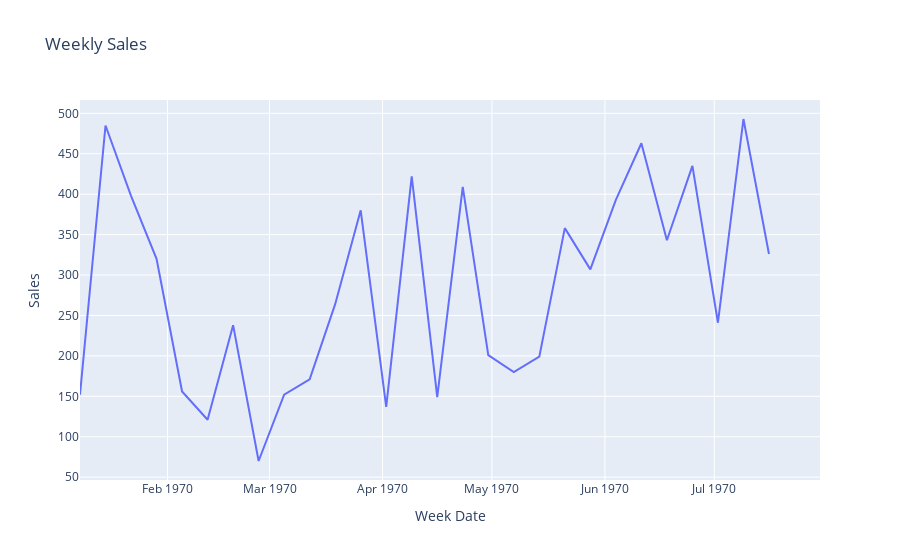

Notebook cell for this chart:
### Code cell
fig = px.line(sales, x=sales.index, y="Sales", title="Weekly Sales")
fig.show()

### Figure 1 — Plotly figure (JSON) as saved in the notebook; plotly's stock layout.template omitted (floating-point values rounded to 4 significant figures)
{"data": [{"hovertemplate": "Week Date=%{x}<br>Sales=%{y}<extra></extra>", "legendgroup": "", "line": {"color": "#636efa", "dash": "solid"}, "marker": {"symbol": "circle"}, "mode": "lines", "name": "", "orientation": "v", "showlegend": false, "type": "scatter", "x": ["1970-01-08T00:00:00", "1970-01-15T00:00:00", "1970-01-22T00:00:00", "1970-01-29T00:00:00", "1970-02-05T00:00:00", "1970-02-12T00:00:00", "1970-02-19T00:00:00", "1970-02-26T00:00:00", "1970-03-05T00:00:00", "1970-03-12T00:00:00", "1970-03-19T00:00:00", "1970-03-26T00:00:00", "1970-04-02T00:00:00", "1970-04-09T00:00:00", "1970-04-16T00:00:00", "1970-04-23T00:00:00", "1970-04-30T00:00:00", "1970-05-07T00:00:00", "1970-05-14T00:00:00", "1970-05-21T00:00:00", "1970-05-28T00:00:00", "1970-06-04T00:00:00", "1970-06-11T00:00:00", "1970-06-18T00:00:00", "1970-06-25T00:00:00", "1970-07-02T00:00:00", "1970-07-09T00:00:00", "1970-07-16T00:00:00", "1970-07-23T00:00:00", "1970-07-30T00:00:00"], "xaxis": "x", "y": [152, 485, 398, 320, 156, 121, 238, 70, 152, 171, 264, 380, 137, 422, 149, 409, 201, 180, 199, 358, 307, 393, 463, 343, 435, 241, 493, 326, null, null], "yaxis": "y"}], "layout": {"legend": {"tracegroupgap": 0}, "title": {"text": "Weekly Sales"}, "xaxis": {"anchor": "y", "domain": [0, 1], "title": {"text": "Week Date"}}, "yaxis": {"anchor": "x", "domain": [0, 1], "title": {"text": "Sales"}}}}
